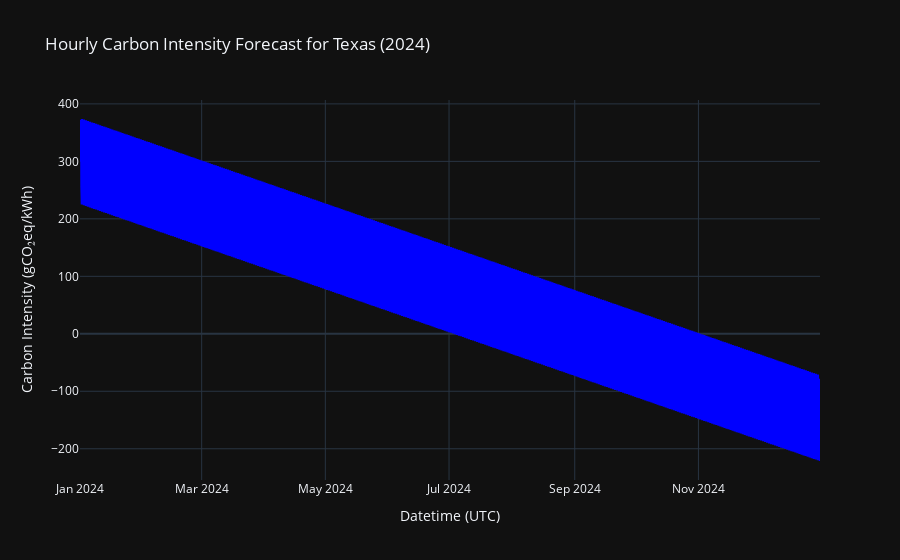

The cell this chart's notebook holds for it:
### Code cell
import plotly.graph_objects as go

# Create a dynamic graph using Plotly for Texas Carbon Intensity Forecast
fig = go.Figure()

# Add hourly forecast to the graph
fig.add_trace(go.Scatter(
    x=forecast_df.index,
    y=forecast_df['Forecast'],
    mode='lines',
    name='Hourly Forecast',
    line=dict(color='blue')
))

# Customize layout
fig.update_layout(
    title='Hourly Carbon Intensity Forecast for Texas (2024)',
    xaxis_title='Datetime (UTC)',
    yaxis_title='Carbon Intensity (gCO₂eq/kWh)',
    template='plotly_dark',
    legend=dict(x=0, y=1),
)

# Show the graph
fig.show()

### Figure 1 — Plotly figure (JSON) as saved in the notebook; plotly's stock layout.template omitted (floating-point values rounded to 4 significant figures; data arrays with more than 128 entries replaced by an {"elided": "..."} marker saying what was removed)
{"data": [{"line": {"color": "blue"}, "mode": "lines", "name": "Hourly Forecast", "type": "scatter", "x": {"elided": "8760 str values"}, "y": {"elided": "8760 float values"}}], "layout": {"legend": {"x": 0, "y": 1}, "title": {"text": "Hourly Carbon Intensity Forecast for Texas (2024)"}, "xaxis": {"title": {"text": "Datetime (UTC)"}}, "yaxis": {"title": {"text": "Carbon Intensity (gCO₂eq/kWh)"}}}}
